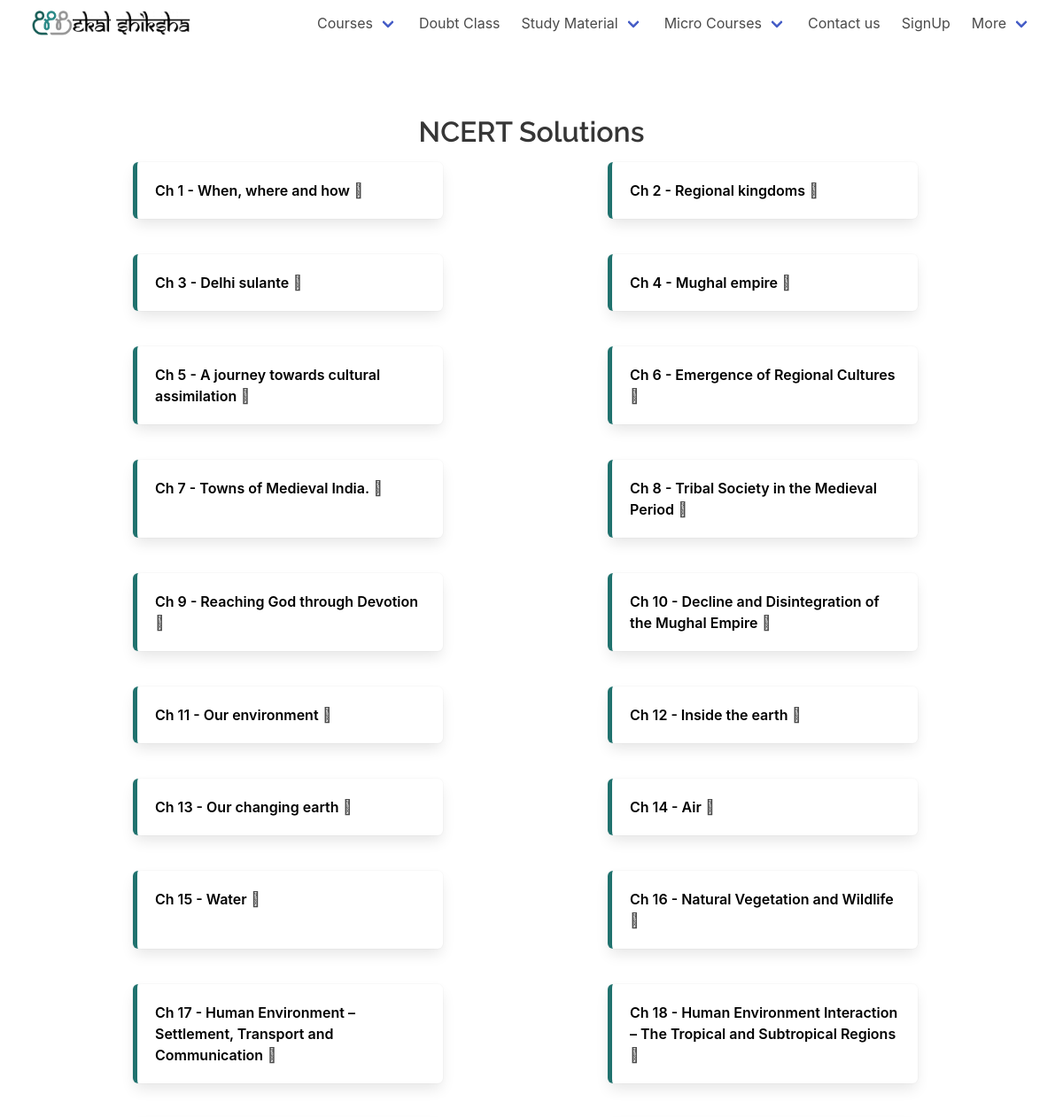
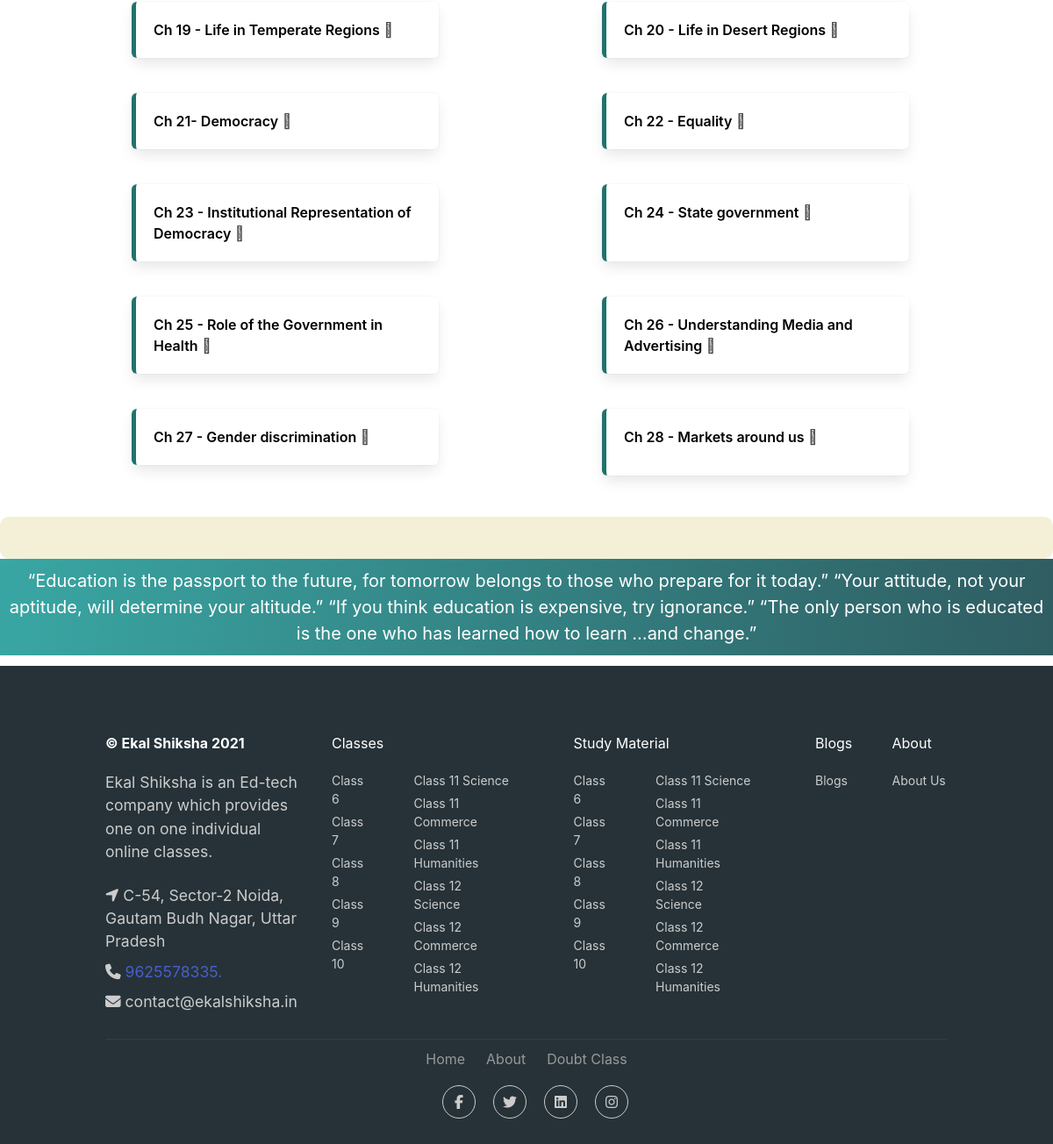
The app's page /NCERT_solution/chapter/7sst/ with its own data (2 pictures, top to bottom).
### webpages/models.py (models this page shows, shortened)
class chap(models.Model,):
    subject=models.ForeignKey(subject,to_field='sub',on_delete=models.CASCADE)
    img_url=models.CharField(max_length=500,default='abc')
    mock_desc=models.CharField(max_length=8000,default='abc')
    ass_desc=models.CharField(max_length=8000,default='abc')
    book_desc=models.CharField(max_length=8000,default='abc')
    sol_desc=models.CharField(max_length=8000,default='abc')
    chap_name=models.CharField(max_length=100)
    Book_url=models.CharField(max_length=500,default='abc')
    Sol_url=models.CharField(max_length=500,default='abc')
    Mock_url=models.CharField(max_length=500,default='abc')
    Ass_url=models.CharField(max_length=500,default='abc')

### webpages/views.py (the view)
# urls.py: url(r'^NCERT_book/chapter/(?P<Grade_Id>\w+)/$', views.chapter, name='chapter'),
def chapter(request,Grade_Id):
    r=str(request)
    l=r.split('/')
    event_list = subject.objects.get(sub=Grade_Id)
    print(event_list)
    event_list1 = chap.objects.filter(subject_id=event_list)
    l=str(l[1]).split('_')
    if len(l)>1:
        context={'object':event_list1,'obc':l[1].capitalize()+'s'}
    elif len(l)==1:
        context={'object':event_list1,'obc':l[0].capitalize()+'s'}
    print(context['obc'])
    return render(request,'chapter.html',context)

### webpages/models.py (called while the page is built)
    def __str__(self):
        return str(self.sub)

### templates/chapter.html (shortened to what this page needs)
<!DOCTYPE html>
{% load static %}
<html lang="en">
<head>
  <link rel="stylesheet" href="{% static 'webpages/chapter.css' %}">
  <link rel="stylesheet" href="{% static 'webpages/style.css' %}">
  <link rel="stylesheet" href="https://pro.fontawesome.com/releases/v5.10.0/css/duotone.css" />
  <link rel="stylesheet" href="https://cdn.jsdelivr.net/npm/bulma@0.9.3/css/bulma.min.css">
  <link rel="stylesheet" href="https://pro.fontawesome.com/releases/v5.10.0/css/fontawesome.css" />
</head>
<body>
  <nav class="navbar px-5 is-fixed-top" role="navigation" aria-label="main navigation">
    <div class="navbar-brand">
      <a class="navbar-item" href="{% url 'index' %}">
         <img alt="ekal shiksha logo" src="{% static 'webpages/images/Logo head.jpeg' %}">
         <img alt="ekal shiksha" src="{% static 'webpages/images/Logo font.jpeg' %}">
      </a>
    </div>
    <div id="navbar" class="navbar-menu">
      <div class="navbar-end">
        <div class="navbar-item has-dropdown is-hoverable" id="navbarDropdown">
          <a class="navbar-link">
            Courses
          </a>
        </div>
        <a href="{% url 'Doubt' %}" class="navbar-item">Doubt Class</a>
        <div class="navbar-item has-dropdown is-hoverable" id="navbarDropdown">
          <a class="navbar-link">
            Study Material
          </a>
        </div>
            <div class="navbar-item has-dropdown is-hoverable" id="navbarDropdown">
              <a class="navbar-link">
                Micro Courses
              </a>
            </div>
        <a href="{% url 'contact' %}" class="navbar-item">Contact us</a>
        <a href="https://web.studentekalshiksha.in" class="navbar-item">SignUp</a>
        <div class="navbar-item has-dropdown is-hoverable" id="navbarDropdown">
          <a class="navbar-link">
            More
          </a>
        </div>
      </div>
    </div>
  </nav>
  <div class="">
    <p style="color:#fff;">.</p>
    <p style="color:#fff;">.</p>
    <p style="color:#fff;">.</p>
    <p style="color:#fff;">.</p>
  </div>
      {% if 'Book' in obc %}
      <section class="solutions2">
        <h2 class="title2 is-center" style="text-align: center;overflow:hidden;">NCERT {{obc}} </h2>
        <div class="boxes">
        {% for i in object %}
        <div class="box">
        <a href="{{i.Book_url}}">{{i.chap_name}}</a>
        <i class="fad fa-angle-right"></i>
      </div>
      {% endfor %}
    </div>
  </section>
      {% elif 'Sol' in obc %}
      <section class="solutions2">
        <h2 class="title2 is-center" style="text-align: center;overflow:hidden;">NCERT {{obc}} </h2>
        <div class="boxes">
        {% for i in object %}
        <div class="box">
        <a href="{{i.Sol_url}}">{{i.chap_name}}</a>
        <i class="fad fa-angle-right"></i>
      </div>
      {% endfor %}
    </div>
  </section>
      {% endif %}
    <div class="chapter-description">
    </div>
  <marquee style="background: linear-gradient(to right, #39A6A3, #2F5D62); margin-top: 0;" direction="left" onmouseover="this.stop()" onmouseout="this.start()" scrollamount="6">
    <div class="marqu">“Education is the passport to the future, for tomorrow belongs to those who prepare for it today.”
      “Your attitude, not your aptitude, will determine your altitude.” “If you think education is expensive, try ignorance.” “The
      only person who is educated is the one who has learned how to learn …and change.”</div>
  </marquee>
  <footer style="padding:3%;margin-top: 1%; ">
    <div class="container bottom_border">
      <div class="columns">
        <div class="column is-3 mr-3">
          <h5 class="headin5_amrc col_white_amrc pt2"><strong class="has-text-white">&#169; Ekal Shiksha 2021</strong></h5>
          <p class="mb10">Ekal Shiksha is an Ed-tech company which provides one on one individual online classes.</p>
          <p><i class="fa fa-location-arrow"></i> C-54, Sector-2 Noida, Gautam Budh Nagar, Uttar Pradesh </p>
          <p><i class="fa fa-phone"></i> <a href="tel:9625578335"> 9625578335.</a> </p>
          <a href="mailto:contact@ekalshiksha.in">
            <p><i class="fa fa fa-envelope"></i> contact@ekalshiksha.in </p>
          </a>
        </div>
        <div class="column nav-column is-4">
          <h5 class="headin5_amrc col_white_amrc pt2">Classes</h5>
          <ul class="footer_ul_amrc is-flex">
            <div class="pr-6">
              <li><a href="/6th/">Class 6</a></li>
              <li><a href="/7th/">Class 7</a></li>
              <li><a href="/8th/">Class 8</a></li>
              <li><a href="/9th/">Class 9</a></li>
              <li><a href="/10th/">Class 10</a></li>
            </div>
            <div class="pr-6">
              <li><a href="/Science/11th/">Class 11 Science</a></li>
              <li><a href="/Commerce/11th/">Class 11 Commerce</a></li>
              <li><a href="/Humanities/11th/">Class 11 Humanities</a></li>
              <li><a href="/Science/11th/">Class 12 Science</a></li>
              <li><a href="/Commerce/12th/">Class 12 Commerce</a></li>
              <li><a href="/Humanities/12th/">Class 12 Humanities</a></li>
            </div>
          </ul>
        </div>
        <div class="column nav-column is-4">
          <h5 class="headin5_amrc col_white_amrc pt2">Study Material</h5>
          <ul class="footer_ul_amrc is-flex">
            <div class="pr-6">
              <li><a href="https://on-app.in/app/home?orgCode=uhmmr">Class 6</a></li>
              <li><a href="https://on-app.in/app/home?orgCode=uhmmr">Class 7</a></li>
              <li><a href="https://on-app.in/app/home?orgCode=uhmmr">Class 8</a></li>
              <li><a href="https://on-app.in/app/home?orgCode=uhmmr">Class 9</a></li>
              <li><a href="https://on-app.in/app/home?orgCode=uhmmr">Class 10</a></li>
            </div>
            <div class="pr-6">
              <li><a href="https://on-app.in/app/home?orgCode=uhmmr">Class 11 Science</a></li>
              <li><a href="https://on-app.in/app/home?orgCode=uhmmr">Class 11 Commerce</a></li>
              <li><a href="https://on-app.in/app/home?orgCode=uhmmr">Class 11 Humanities</a></li>
              <li><a href="https://on-app.in/app/home?orgCode=uhmmr">Class 12 Science</a></li>
              <li><a href="https://on-app.in/app/home?orgCode=uhmmr">Class 12 Commerce</a></li>
              <li><a href="https://on-app.in/app/home?orgCode=uhmmr">Class 12 Humanities</a></li>
            </div>
          </ul>
        </div>
        <div class="column">
          <h5 class="headin5_amrc col_white_amrc pt2">Blogs</h5>
          <ul class="footer_ul_amrc">
            <li><a href="/blogs/">Blogs</a></li>
          </ul>
        </div>
        <div class="column">
          <h5 class="headin5_amrc col_white_amrc pt2"> About</h5>
          <ul class="footer_ul_amrc">
            <li><a href="/AboutUs/">About Us</a></li>
          </ul>
        </div>
      </div>
    </div>
    <div class="container">
      <ul class="foote_bottom_ul_amrc is-flex-mobile is-flex-wrap-wrap">
        <li><a href="{% url 'index' %}">Home</a></li>
        <li><a href="/AboutUs/">About</a></li>
        <li><a href="/Doubts/">Doubt Class</a></li>
      </ul>
      <ul class="social_footer_ul">
        <li><a href="https://www.facebook.com/ekalshiksha/"><i class="fab fa-facebook-f"></i></a></li>
        <li><a href="https://twitter.com/ekalshiksha?lang=en"><i class="fab fa-twitter"></i></a></li>
        <li><a href="https://in.linkedin.com/company/ekal-shiksha"><i class="fab fa-linkedin"></i></a></li>
        <li><a href="https://www.instagram.com/ekal_shiksha/?hl=en"><i class="fab fa-instagram"></i></a></li>
      </ul>
    </div>
  </footer>
</body>
</html>

### static/webpages/chapter.css (style rules this page uses)
* { margin: 0; padding: 0; box-sizing: border-box; }
.title2 { color: #363636; font-size: 2rem; font-weight: 600; line-height: 1.125 }
.chapter-description { width: auto; background: #F3F0D7; border-radius: 10px; padding: 4%; padding-top: 2%; padding-bottom: 2%; }
.col_white_amrc { color:#FFF; }
footer { width:100%; background-color:#263238; min-height:250px; padding:10px 0px 25px 0px ; }
.pt2 { padding-top:40px ; margin-bottom:20px ; }
footer p { font-size:13px; color:#CCC; padding-bottom:0px; margin-bottom:8px; }
.mb10 { padding-bottom:15px ; }
.footer_ul_amrc { margin:0px ; list-style-type:none ; font-size:14px; padding:0px 0px 10px 0px ; }
.footer_ul_amrc li { padding:0px 0px 5px 0px; }
.footer_ul_amrc li a { color:#CCC; }
.bottom_border { border-bottom:1px solid #323f45; padding-bottom:20px; }
.foote_bottom_ul_amrc { list-style-type:none; padding:0px; display:table; margin-top: 10px; margin-right: auto; margin-bottom: 10px; margin-left: auto; }
.foote_bottom_ul_amrc li { display:inline; }
.foote_bottom_ul_amrc li a { color:#999; margin:0 12px; }
.social_footer_ul { display:table; margin:15px auto 0 auto; list-style-type:none; }
.social_footer_ul li { padding-left:20px; padding-top:10px; float:left; }
.social_footer_ul li a { color:#CCC; border:1px solid #CCC; padding:8px;border-radius:50%; }
.social_footer_ul li i { width:20px; height:20px; text-align:center; }
.marqu { text-align: center; justify-content: center; color: #fff; font-size: 20px; padding: 10px; }
.boxes { justify-content: space-between; display: flex; flex-wrap: wrap; }
.box { padding: 22px 0 22px 18px; margin-top: 1rem; margin-bottom: 12px; margin-right: 14px; justify-content: space-between; display: flex; border-radius: 5px; border-left: 5px solid #20726e; width: 350px; box-shadow: 0 2px 5px 0 rgb(0 0 0 / 15%); }
.box a { font-weight: 600; text-decoration: none; color: black; }
.box i { width: 20px; height: 20px; }
section { width: 75%; margin: 35px auto; }

### static/webpages/style.css (style rules this page uses)
body { font-family: "Work Sans", sans-serif; }
h1, h2 { font-family: "Raleway", sans-serif; }
.title a, strong { display: inline; }
.nav-column { width: 28% !important; }
.columns { height: auto; }
.columns p { font-size: 1rem; }
.columns p { font-size: 1.1rem; }
.col_white_amrc { color: #FFF; }
footer { width: 100%; background-color: #263238; min-height: 250px; padding: 10px 0px 25px 0px; }
.pt2 { padding-top: 40px; margin-bottom: 20px; }
footer p { font-size: 13px; color: #CCC; padding-bottom: 0px; margin-bottom: 8px; }
.mb10 { padding-bottom: 15px; }
.footer_ul_amrc { margin: 0px; list-style-type: none; font-size: 14px; padding: 0px 0px 10px 0px; }
.footer_ul_amrc li { padding: 0px 0px 5px 0px; }
.footer_ul_amrc li a { color: #CCC; }
.bottom_border { border-bottom: 1px solid #323f45; padding-bottom: 20px; }
.foote_bottom_ul_amrc { list-style-type: none; padding: 0px; display: table; margin-top: 10px; margin-right: auto; margin-bottom: 10px; margin-left: auto; }
.foote_bottom_ul_amrc li { display: inline; }
.foote_bottom_ul_amrc li a { color: #999; margin: 0 12px; }
.social_footer_ul { display: table; margin: 15px auto 0 auto; list-style-type: none; }
.social_footer_ul li { padding-left: 20px; padding-top: 10px; float: left; }
.social_footer_ul li a { color: #CCC; border: 1px solid #CCC; padding: 8px; border-radius: 50%; }
.social_footer_ul li i { width: 20px; height: 20px; text-align: center; }
*, *:before, *:after { box-sizing: border-box; }
.navbar-link { width: fit-content; }

### records on screen
chap: chap_name "Ch 1 - When, where and how"
chap: chap_name "Ch 2 - Regional kingdoms"
chap: chap_name "Ch 3 - Delhi sulante"
chap: chap_name "Ch 4 - Mughal empire"
chap: chap_name "Ch 5 - A journey towards cultural assimilation"
chap: chap_name "Ch 6 - Emergence of Regional Cultures"
chap: chap_name "Ch 7 - Towns of Medieval India."
chap: chap_name "Ch 8 - Tribal Society in the Medieval Period"
chap: chap_name "Ch 9 - Reaching God through Devotion"
chap: chap_name "Ch 10 - Decline and Disintegration of the Mughal Empire"
chap: chap_name "Ch 11 - Our environment"
chap: chap_name "Ch 12 - Inside the earth"
chap: chap_name "Ch 13 - Our changing earth"
chap: chap_name "Ch 14 - Air"
chap: chap_name "Ch 15 - Water"
chap: chap_name "Ch 16 - Natural Vegetation and Wildlife"
chap: chap_name "Ch 17 - Human Environment – Settlement, Transport and Communication"
chap: chap_name "Ch 18 - Human Environment Interaction – The Tropical and Subtropical Regions"
chap: chap_name "Ch 19 - Life in Temperate Regions"
chap: chap_name "Ch 20 - Life in Desert Regions"
chap: chap_name "Ch 21- Democracy"
chap: chap_name "Ch 22 - Equality"
chap: chap_name "Ch 23 - Institutional Representation of Democracy"
chap: chap_name "Ch 24 - State government"
chap: chap_name "Ch 25 - Role of the Government in Health"
chap: chap_name "Ch 26 - Understanding Media and Advertising"
chap: chap_name "Ch 27 - Gender discrimination"
chap: chap_name "Ch 28 - Markets around us"

### other values on screen
{{ obc }} "Solutions"
